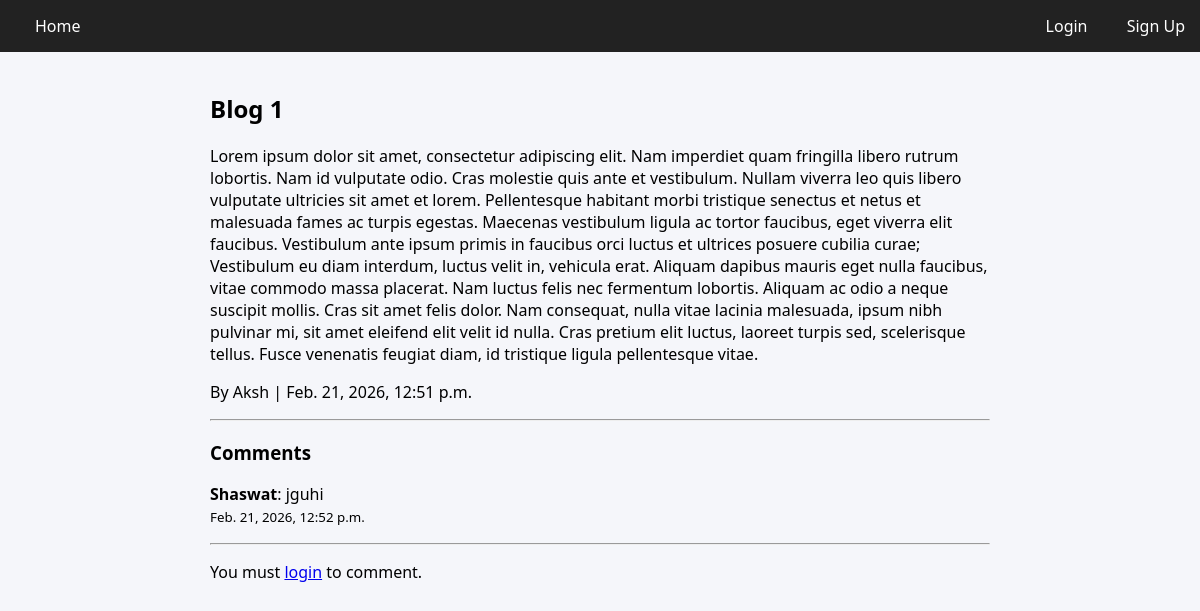
Page /blog/3/ on the committed database.
### blog/models.py (models this page shows, shortened)
class Blog(models.Model):
    title=models.CharField(max_length=100)
    description=models.TextField()
    timestamp=models.DateTimeField(auto_now_add=True)
    author=models.ForeignKey(User, on_delete=models.CASCADE)

class Comment(models.Model):
    blog=models.ForeignKey(Blog, on_delete=models.CASCADE, related_name='comments')
    user=models.ForeignKey(User, on_delete=models.CASCADE)
    text=models.TextField()
    created_at=models.DateTimeField(auto_now_add=True)

### blog/views.py (the view)
# urls.py: path('blog/<int:id>/', views.read_blog, name='read'),
def read_blog(request, id):
    blog = get_object_or_404(Blog, id=id)
    comments = blog.comments.all()
    if request.method == 'POST':
        if request.user.is_authenticated:
            form = CommentForm(request.POST)
            if form.is_valid():
                comment = form.save(commit=False)
                comment.blog = blog
                comment.user = request.user
                comment.save()
                return redirect('read', id=id)
        else:
            return redirect('login')
    else:
        form = CommentForm()
    return render(request, 'read.html', {
        'blog': blog,
        'comments': comments,
        'form': form
    })

### templates/read.html
{% extends 'base.html' %}
{% block content %}
<h2>{{ blog.title }}</h2>
<p>{{ blog.description }}</p>
<p>By {{ blog.author.username }} | {{ blog.timestamp }}</p>
<hr>
<h3>Comments</h3>
{% for comment in comments %}
    <p>
        <strong>{{ comment.user.username }}</strong>:
        {{ comment.text }}
        <br>
        <small>{{ comment.created_at }}</small>
    </p>
{% empty %}
    <p>No comments yet.</p>
{% endfor %}
<hr>
{% if user.is_authenticated %}
    <h3>Add Comment</h3>
    <form method="POST">
        {% csrf_token %}
        {{ form.as_p }}
        <button type="submit">Comment</button>
    </form>
{% else %}
    <p>You must <a href="{% url 'login' %}">login</a> to comment.</p>
{% endif %}
{% endblock %}

### templates/base.html (style rules this page uses)
body { margin: 0; font-family: 'Segoe UI', sans-serif; background-color: #f5f6fa; }

### rows in the picture
Blog: title "Blog 1", description "Lorem ipsum dolor sit amet, consectetur adipiscing elit. Nam imperdiet quam fringilla libero rutrum lobortis. Nam id vulputate odio. Cras molestie quis ante et vestibulum. Nullam viverra leo quis libero vulputate ultricies sit amet et lorem. Pellentesque habitant morbi tristique senectus et netus et malesuada fames ac turpis egestas. Maecenas vestibulum ligula ac tortor faucibus, eget viverra elit faucibus. Vestibulum ante ipsum primis in faucibus orci luctus et ultrices posuere cubilia curae; Vestibulum eu diam interdum, luctus velit in, vehicula erat. Aliquam dapibus mauris eget nulla faucibus, vitae commodo massa placerat. Nam luctus felis nec fermentum lobortis. Aliquam ac odio a neque…", author.username "Aksh", timestamp "Feb. 21, 2026, 12:51 p.m."
Comment: user.username "Shaswat", text "jguhi", created_at "Feb. 21, 2026, 12:52 p.m."
